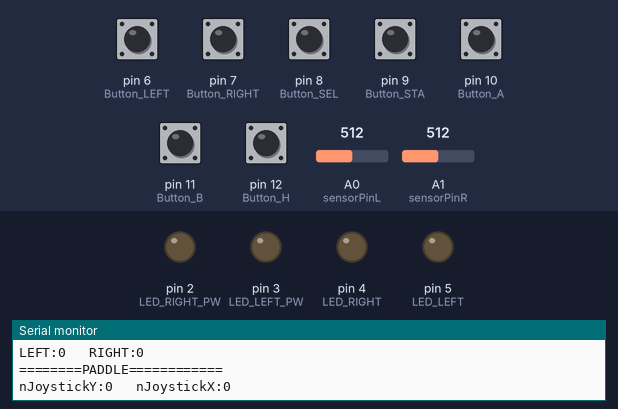
Bench run of a sketch on a simulated Arduino Uno, built with avr-gcc and run on an emulated ATmega328P. Shown: output pins drawn as LEDs (lit = HIGH), the last lines printed to the serial monitor. Inputs (shaded band) come from the test bench; at power-on: pin 6 (Button_LEFT), pin 7 (Button_RIGHT), pin 8 (Button_SEL), pin 9 (Button_STA), pin 10 (Button_A), pin 11 (Button_B), pin 12 (Button_H) LOW, A0 (sensorPinL) = 512, A1 (sensorPinR) = 512. USB keyboard and mouse output is not drawn.

Above: at 1.2 s.
1.3 s: pin 10 (Button_A) pulled HIGH for 0.25 s
At 1.52 s:
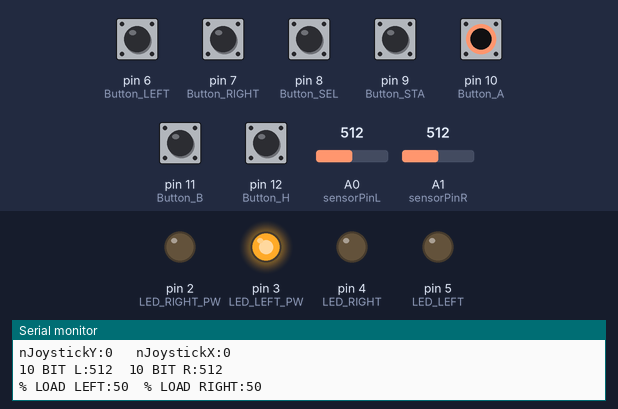
3.2 s: pin 12 (Button_H) pulled HIGH for 0.25 s
At 3.44 s:
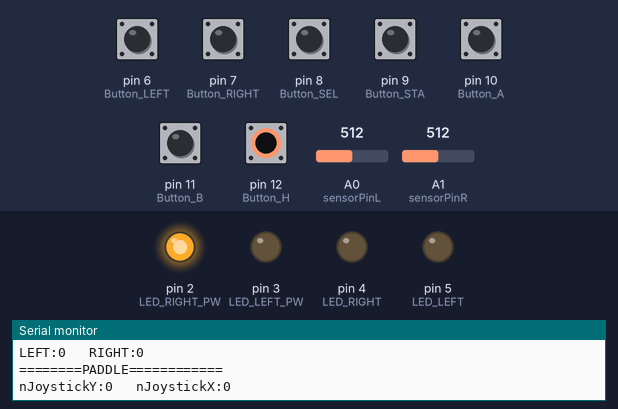
11.0 s: A0 (sensorPinL) set to 893
14.0 s: A0 (sensorPinL) set to 918
Timing chart, 0 to 17.0 s (numbered marks = the images above; inputs shaded):
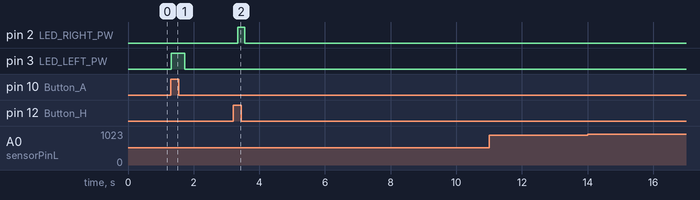

The sketch:

HW_TEST_ButtonLR_PaddleLR_HID_hacked_Paddele_V03.ino
```cpp
// #include <HID.h>


/*
  HW_TEST_ButtonLR_PaddleLR_HID_V02

  make LED LIGHT when at ZERO


*/

//=================================================================
#include <Joystick.h>

// Create the Joystick
//Joystick_ Joystick;

Joystick_ Joystick(JOYSTICK_DEFAULT_REPORT_ID,JOYSTICK_TYPE_GAMEPAD,
  7, 0,                  // Button Count, Hat Switch Count
  true, true, false,     // X and Y, but no Z Axis
  false, false, false,   // No Rx, Ry, or Rz
  false, false,          // No rudder or throttle
  false, false, false);  // No accelerator, brake, or steering
//====================================================================================
//=====HARDWARE MAPNG PINS============================================================
const int Button_RIGHT = 7;  // the number of the pushbutton pin
const int Button_LEFT = 6;  // the number of the pushbutton pin

const int Button_SEL = 8;
const int Button_STA = 9;

const int Button_A = 10;
const int Button_B = 11;

const int Button_H = 12;
const int Button_FLAG = 13;

int LED_RIGHT_PW = 2;      // select the pin for the LED
int LED_LEFT_PW = 3;      // select the pin for the LED
const int LED_RIGHT = 4;    // the number of the LED pin
const int LED_LEFT = 5;    // the number of the LED pin

//======SOFRWARE VARIABLES ===========================================================
int Button_State_LEFT = 0;  // variable for reading the pushbutton status
int Button_State_RIGHT = 0;

 int State_Button_SEL = 0;
 int State_Button_STA = 0;

 int State_Button_A = 0;
 int State_Button_B = 0;
 int State_Button_H= 0;
 int State_Button_FLAG= 0;

//=================================================================
long sensorValueR = 0;  // variable to store the value coming from the sensor
long sensorValueL = 0;  // variable to store the value coming from the sensor

int sensorPinR = A1;
int sensorPinL = A0;   // select the input pin for the potentiometer

long sensorValueRMAX = 0;
long sensorValueRMIN = 1024;
long sensorValueLMAX = 0;
long sensorValueLMIN = 1024;

long nJoystickX = 0;
long nJoystickY = 0;

const int nJOY_Range = 127;  // the number of the pushbutton pin

//=================================================================
void setup() {

    // Set Range Values
  Joystick.setXAxisRange(-nJOY_Range, nJOY_Range);
  Joystick.setYAxisRange(-nJOY_Range, nJOY_Range);

  pinMode(LED_LEFT, OUTPUT);// initialize the LED pin as an output:
  pinMode(LED_RIGHT, OUTPUT);// initialize the LED pin as an output:
  pinMode(LED_RIGHT_PW, OUTPUT);
  pinMode(LED_LEFT_PW, OUTPUT);

  pinMode(Button_LEFT, INPUT);// initialize the pushbutton pin as an input:
  pinMode(Button_RIGHT, INPUT);// initialize the pushbutton pin as an input:

  pinMode(Button_SEL, INPUT);// initialize the pushbutton pin as an input:
  pinMode(Button_STA, INPUT);// initialize the pushbutton pin as an input:
  pinMode(Button_A, INPUT);// initialize the pushbutton pin as an input:
  pinMode(Button_B, INPUT);// initialize the pushbutton pin as an input:
   pinMode(Button_H, INPUT);// initialize the pushbutton pin as an input:
   pinMode(Button_FLAG, INPUT);// initialize the pushbutton pin as an input:

	// Initialize Joystick Library
	Joystick.begin();

  //Initiate Serial communication.
  Serial.begin(9600);

  }
//=================================================================
//===================================================================


	long nLoadLEFT=80;			// 0-100 %
  long nLoadRIGHT=80;			// 0-100 %
	long nPWM_period=10;  // length of on off pulses

//===================================================================
void loop()
{
  //===============================================================
  // Program SETUP

  bool bDEBUG=true;
  bool bDEBUG_LED=true;

  if (bDEBUG) {delay(100);}  // slow down the program for debuging

//==================================================================
// Fire Buutons READ & WRITE
//==================================================================
  // read the state of the pushbutton value:
  // check if the pushbutton is pressed. If it is, the buttonState is HIGH:
  //--------FIRE----------------------------------------------------------
  Button_State_LEFT = digitalRead(Button_LEFT);
  if (Button_State_LEFT == HIGH)
        {
          // turn LED on:
          if (bDEBUG_LED) {digitalWrite(LED_LEFT, HIGH);}
          Joystick.setButton(1, 1);
        } else
        {
          // turn LED off:
         if (bDEBUG_LED) {digitalWrite(LED_LEFT, LOW);}
          Joystick.setButton(1, 0);
        }
//-----------FIRE-------------------------------------------------------
  Button_State_RIGHT = digitalRead(Button_RIGHT);
  if (Button_State_RIGHT == HIGH)
        {
          // turn LED on:
          if (bDEBUG_LED) {digitalWrite(LED_RIGHT, HIGH);}
          Joystick.setButton(0, 1);
        } else
        {
          // turn LED off:
          if (bDEBUG_LED) {digitalWrite(LED_RIGHT, LOW);}
          Joystick.setButton(0, 0);
        }
//-------------MENU-----------------------------------------------------
  State_Button_SEL = digitalRead(Button_SEL);
  if (State_Button_SEL == HIGH)
        {
          Joystick.setButton(2, 1);
          if (bDEBUG_LED) {digitalWrite(LED_LEFT_PW, HIGH);}
        } else
        {
          Joystick.setButton(2, 0);
          if (bDEBUG_LED) {digitalWrite(LED_RIGHT_PW, LOW);}
        }
 //------------------------------------------------------------------
  State_Button_STA = digitalRead(Button_STA);
  if (State_Button_STA == HIGH)
        {
          Joystick.setButton(3, 1);
          if (bDEBUG_LED) {digitalWrite(LED_RIGHT_PW, HIGH);}
        } else
        {
          Joystick.setButton(3, 0);
          if (bDEBUG_LED) {digitalWrite(LED_RIGHT_PW, LOW);}
        }
  //------------------------------------------------------------------
  State_Button_A = digitalRead(Button_A);
  if (State_Button_A == HIGH)
        {
          Joystick.setButton(4, 1);
          if (bDEBUG_LED) {digitalWrite(LED_LEFT_PW, HIGH);}
        } else
        {
          Joystick.setButton(4, 0);
          if (bDEBUG_LED) {digitalWrite(LED_LEFT_PW, LOW);}
        }
        //------------------------------------------------------------------
  State_Button_B = digitalRead(Button_B);
  if (State_Button_B == HIGH)
        {
          Joystick.setButton(5, 1);
          if (bDEBUG_LED) {digitalWrite(LED_RIGHT_PW, HIGH);}
        } else
        {
          Joystick.setButton(5, 0);
          if (bDEBUG_LED) {digitalWrite(LED_RIGHT_PW, LOW);}
        }
        //------------------------------------------------------------------
  State_Button_H = digitalRead(Button_H);
  if (State_Button_H == HIGH)
        {
          Joystick.setButton(6, 1);
          if (bDEBUG_LED) {digitalWrite(LED_RIGHT_PW, HIGH);}
        } else
        {
          Joystick.setButton(6, 0);
          if (bDEBUG_LED) {digitalWrite(LED_RIGHT_PW, LOW);}
        }
//------------------------------------------------------------------

//==================================================================
// Analog Paddle
// Long variables are extended size variables for number storage, and store 32 bits (4 bytes), from -2,147,483,648 to 2,147,483,647.
//==================================================================

   // read the value from the sensor:
  sensorValueR = analogRead(sensorPinR);
  sensorValueL = analogRead(sensorPinL);

  sensorValueRMAX=0; // initial 0
  sensorValueRMIN=1024;   // initial 1024

 nJoystickY=(-nJOY_Range+nLoadLEFT*nJOY_Range/50);  // 50 = 100 / 2
 nJoystickX=(-nJOY_Range+nLoadRIGHT*nJOY_Range/50);

  nLoadLEFT=((sensorValueL-sensorValueLMIN)*100/(sensorValueLMAX-sensorValueLMIN));  // 1024 * 100 = 102`400
  nLoadRIGHT=((sensorValueR-sensorValueRMIN)*100/(sensorValueRMAX-sensorValueRMIN)) ;

digitalWrite(LED_RIGHT, LOW);Joystick.setXAxis( 1 * nJoystickX);
digitalWrite(LED_LEFT, LOW);Joystick.setYAxis(1 * nJoystickY);


  // if (nLoadRIGHT > 40 && nLoadRIGHT < 59)
  // {  digitalWrite(LED_RIGHT, HIGH);Joystick.setXAxis( 0 * nJoystickX);}
  // else
  // {digitalWrite(LED_RIGHT, LOW);Joystick.setXAxis( 1 * nJoystickX);}

  // if (nLoadLEFT > 40 && nLoadLEFT <59)
  // {  digitalWrite(LED_LEFT, HIGH);Joystick.setYAxis(0 * nJoystickY);}
  // else
  // {digitalWrite(LED_LEFT, LOW);Joystick.setYAxis(1 * nJoystickY);}


//============================================================================================
  if (bDEBUG) {  Serial.print("\n========BUTTON============\n"); }

  if (bDEBUG) {  Serial.print("LEFT:" );}
  if (bDEBUG) {  Serial.print(Button_State_LEFT);}
  if (bDEBUG) {  Serial.print("   RIGHT:" );}
  if (bDEBUG) {  Serial.print(Button_State_RIGHT);}

  if (bDEBUG) {  Serial.print("\n========PADDLE============\n");}

 if (bDEBUG) {  Serial.println(); }
  if (bDEBUG) {  Serial.print("nJoystickY:");}
  if (bDEBUG) {  Serial.print(nJoystickY);}
  if (bDEBUG) {  Serial.print("   nJoystickX:");}
  if (bDEBUG) {  Serial.print(nJoystickX);}

 if (bDEBUG) {  Serial.println(); }
  if (bDEBUG) {  Serial.print("10 BIT L:");}
  if (bDEBUG) {  Serial.print(sensorValueL);}
  if (bDEBUG) {  Serial.print("\t"); }
  if (bDEBUG) {  Serial.print("10 BIT R:");}
  if (bDEBUG) {  Serial.print(sensorValueR);}

  if (bDEBUG) {  Serial.println(); }

 if (bDEBUG) {  Serial.print("% LOAD LEFT:" );}
  if (bDEBUG) {  Serial.print(nLoadLEFT);}
  if (bDEBUG) {  Serial.print("\t"); }
  if (bDEBUG) {  Serial.print("% LOAD RIGHT:" );}
  if (bDEBUG) {  Serial.print(nLoadRIGHT);}
  if (bDEBUG) {  Serial.print("\t");}
  if (bDEBUG) {  Serial.println();   }


//============================================================================================
}
```

Joystick.h
```cpp
// (licence header left out)
#ifndef JOYSTICK_h
#define JOYSTICK_h

#include "HID.h"

#if ARDUINO < 10606
#error The Joystick library requires Arduino IDE 1.6.6 or greater. Please update your IDE.
#endif

#if ARDUINO > 10606
#if !defined(USBCON)
#error The Joystick library can only be used with a USB MCU (e.g. Arduino Leonardo, Arduino Micro, etc.).
#endif
#endif

#if !defined(_USING_HID)

#warning "Using legacy HID core (non pluggable)"

#else

//================================================================================
//================================================================================
//  Joystick (Gamepad)

class Joystick_
{
private:
	bool     autoSendState;
	int8_t	 xAxis;
	int8_t	 yAxis;
	int8_t	 zAxis;
	int16_t	 xAxisRotation;
	int16_t	 yAxisRotation;
	int16_t	 zAxisRotation;
	uint32_t buttons;
	uint8_t  throttle;
	uint8_t  rudder;
	int16_t	 hatSwitch[2];

public:
	Joystick_();

	void begin(bool initAutoSendState = true);
	void end();

	void setXAxis(int8_t value);
	void setYAxis(int8_t value);
	void setZAxis(int8_t value);

	void setXAxisRotation(int16_t value);
	void setYAxisRotation(int16_t value);
	void setZAxisRotation(int16_t value);

	void setButton(uint8_t button, uint8_t value);
	void pressButton(uint8_t button);
	void releaseButton(uint8_t button);

	void setThrottle(uint8_t value);
	void setRudder(uint8_t value);

	void setHatSwitch(int8_t hatSwitch, int16_t value);

	void sendState();
};
extern Joystick_ Joystick;

#endif
#endif
```

Measured:
- after the input at 1.3 s, pin 3 (LED_LEFT_PW): LOW → HIGH at once, → LOW 0.41 s later
- after the input at 3.2 s, pin 2 (LED_RIGHT_PW): LOW → HIGH after 0.15 s, → LOW 0.20 s later
